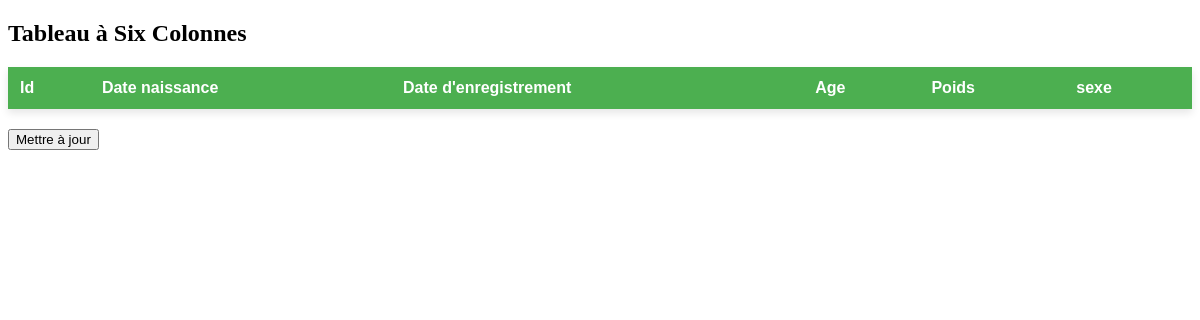
Page /tableau/ on the earlier database version.
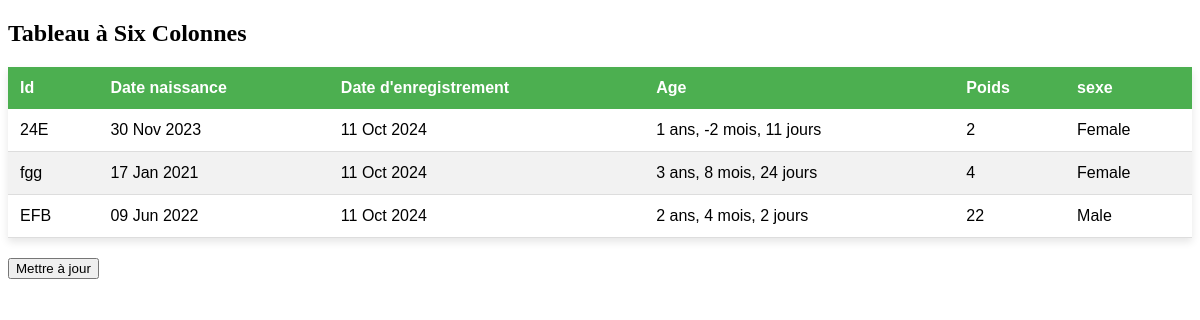
Same page on the later database version.
### maferme/models.py (models this page shows, shortened)
class Animaux(models.Model):
    identifiant = models.CharField(max_length=50)
    date_naissance = models.DateField(auto_now_add=False, null=True, blank=True)
    date_enregistrement = models.DateField(auto_now_add=True, null=True, blank=True)
    age = models.CharField(max_length=50, null=True, blank=True)
    poids = models.PositiveIntegerField()
    STATUT_CHOICES =(
        ('Male', 'M'),
        ('Female', 'F'),
    )
    sexe = models.CharField(choices=STATUT_CHOICES, max_length=10)

### maferme/views.py (the view)
# urls.py: path('tableau/', views.tableau, name='tableau'),
def tableau(request):
    mes_animaux = Animaux.objects.all()
    mes_animaux = mes_animaux.order_by('-date_enregistrement')
    context = {
         'mes_animaux' : mes_animaux,
    }
    return render(request, 'tableau.html', context)

### maferme/templates/tableau.html (shortened to what this page needs)
{% block contents %}
<!DOCTYPE html>
<html lang="en">
<head>
</head>
<body>
  <h2>{% block titre %} Tableau à Six Colonnes {% endblock titre %}</h2>
  <table>
    <thead>
      <tr>
        <th>Id</th>
        <th>Date naissance</th>
        <th>Date d'enregistrement</th>
        <th>Age</th>
        <th>Poids</th>
        <th>sexe</th>
      </tr>
    </thead>
    <tbody>
      {% for animal in mes_animaux %}
      <tr>
        <td>{{ animal.identifiant }}</td>
        <td>{{ animal.date_naissance|date:"d M Y" }}</td>
        <td>{{ animal.date_enregistrement|date:"d M Y" }}</td>
        <td>{{ animal.age }}</td>
        <td>{{ animal.poids }}</td>
        <td>{{ animal.sexe }}</td>
      </tr>
      {% endfor %}
    </tbody>
  </table>
  <form action="{% url 'update' %}" method="get">
    <button type="submit">Mettre à jour</button>
  </form>
</body>
</html>
{% endblock contents %}

Differences in the rows shown:
added Animaux: identifiant "24E", date_naissance "30 Nov 2023", date_enregistrement "11 Oct 2024", age "1 ans, -2 mois, 11 jours", poids "2", sexe "Female"
added Animaux: identifiant "fgg", date_naissance "17 Jan 2021", date_enregistrement "11 Oct 2024", age "3 ans, 8 mois, 24 jours", poids "4", sexe "Female"
added Animaux: identifiant "EFB", date_naissance "09 Jun 2022", date_enregistrement "11 Oct 2024", age "2 ans, 4 mois, 2 jours", poids "22", sexe "Male"
